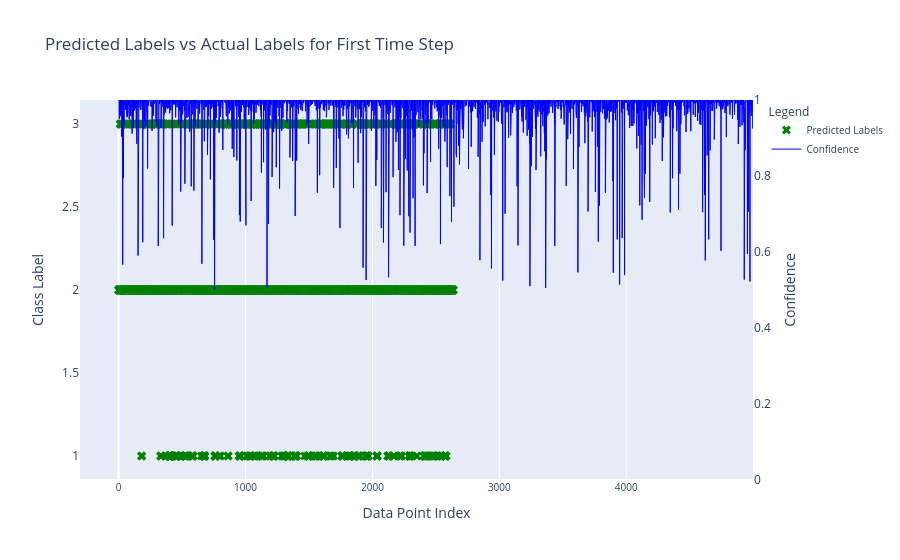

Write notebook code for a chart like this one.
### Code cell
import plotly.graph_objects as go

# Assuming 'train_results' is a DataFrame containing the predicted labels, actual labels, and confidence values
# 'train_results' should have columns like 'Train Predictions', 'Actuals', and 'Confidence'
# 'train_results['Train Predictions']' should be an array of shape (14284,) containing the predicted class labels for the first time step in each sequence
# 'train_results['Actuals']' should be an array of shape (14284,) containing the actual class labels for the first time step in each sequence
# 'train_results['Confidence']' should be an array of shape (14284,) containing the confidence values between 0 and 1 for each data point

# Select the first 100 data points for plotting
num_data_points = 5000
actual_labels_first_timestep = correct_predictions['Actuals'][:num_data_points]
confidence_values = train_results['Confidence'][:num_data_points]

# Create the plot using Plotly
fig = go.Figure()


# Add the trace for the predicted labels as scatter points
fig.add_trace(go.Scatter(
    x=list(range(num_data_points)),
    y=actual_labels_first_timestep,
    mode='markers',  # Use 'markers' for scatter plot
    name='Predicted Labels',
    marker_symbol="x",
    marker=dict(color='green', size=8)  # Customize marker color and size
))


# Add the trace for the confidence values as a line with the secondary y-axis
fig.add_trace(go.Scatter(
    x=list(range(num_data_points)),
    y=confidence_values,
    mode='lines',  # Use 'lines' for the line plot
    name='Confidence',
    yaxis="y2",
    line=dict(color='blue', width=1)  # Customize line color and width
))

# Customize the layout with a secondary y-axis
fig.update_layout(
    title='Predicted Labels vs Actual Labels for First Time Step',
    xaxis_title='Data Point Index',
    yaxis=dict(title='Class Label', side='left', showgrid=False),
    yaxis2=dict(title='Confidence', side='right', overlaying='y', showgrid=False, range=(0,1)),
    legend=dict(title='Legend', font=dict(size=10)),
    xaxis=dict(tickfont=dict(size=10)),
)

# Show the plot
fig.show()

### Figure 1 — Plotly figure (JSON) as saved in the notebook; plotly's stock layout.template omitted (floating-point values rounded to 4 significant figures; data arrays with more than 128 entries replaced by an {"elided": "..."} marker saying what was removed)
{"data": [{"marker": {"color": "green", "size": 8, "symbol": "x"}, "mode": "markers", "name": "Predicted Labels", "type": "scatter", "x": {"elided": "5000 int values"}, "y": {"elided": "2638 int values"}}, {"line": {"color": "blue", "width": 1}, "mode": "lines", "name": "Confidence", "type": "scatter", "x": {"elided": "5000 int values"}, "y": {"elided": "5000 float values"}, "yaxis": "y2"}], "layout": {"legend": {"font": {"size": 10}, "title": {"text": "Legend"}}, "title": {"text": "Predicted Labels vs Actual Labels for First Time Step"}, "xaxis": {"tickfont": {"size": 10}, "title": {"text": "Data Point Index"}}, "yaxis": {"showgrid": false, "side": "left", "title": {"text": "Class Label"}}, "yaxis2": {"overlaying": "y", "range": [0, 1], "showgrid": false, "side": "right", "title": {"text": "Confidence"}}}}
